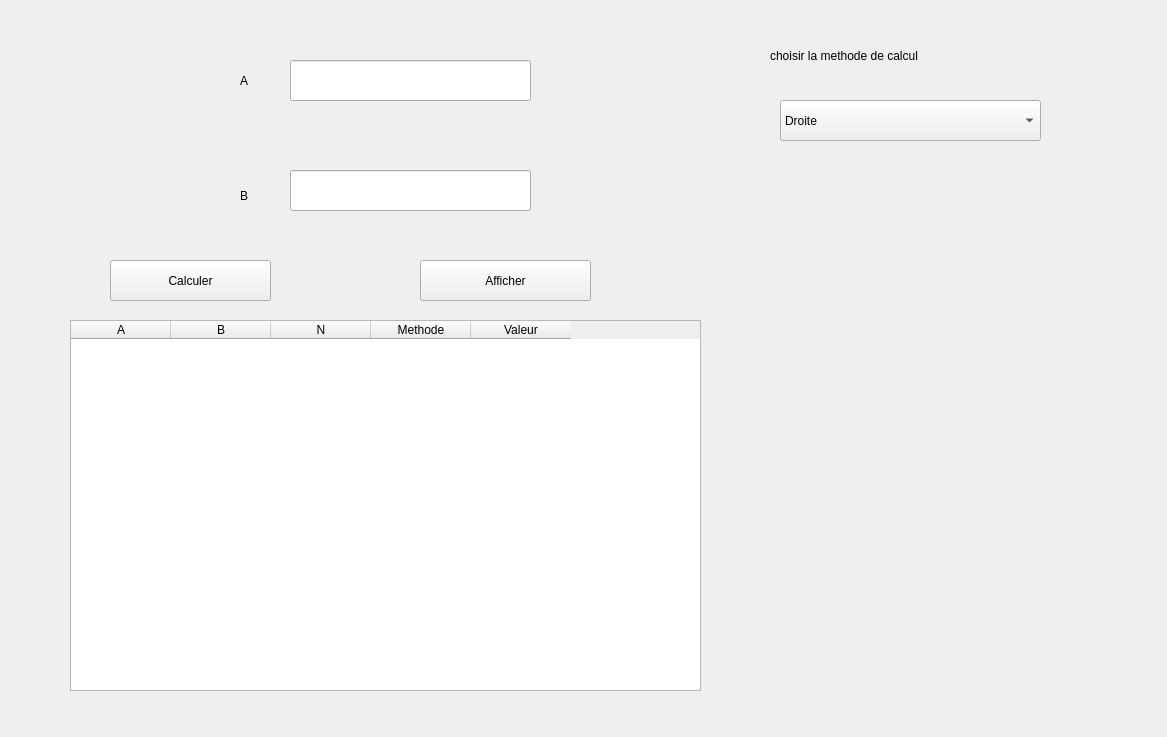
<?xml version="1.0" encoding="UTF-8"?>
<ui version="4.0">
 <class>Form</class>
 <widget class="QWidget" name="Form">
  <property name="geometry">
   <rect>
    <x>0</x>
    <y>0</y>
    <width>1167</width>
    <height>737</height>
   </rect>
  </property>
  <property name="windowTitle">
   <string>Form</string>
  </property>
  <widget class="QLineEdit" name="a">
   <property name="geometry">
    <rect>
     <x>290</x>
     <y>60</y>
     <width>241</width>
     <height>41</height>
    </rect>
   </property>
  </widget>
  <widget class="QLabel" name="label">
   <property name="geometry">
    <rect>
     <x>240</x>
     <y>60</y>
     <width>141</width>
     <height>41</height>
    </rect>
   </property>
   <property name="styleSheet">
    <string notr="true">font: 20pt &quot;MS Shell Dlg 2&quot;;</string>
   </property>
   <property name="text">
    <string>A</string>
   </property>
  </widget>
  <widget class="QLabel" name="label_2">
   <property name="geometry">
    <rect>
     <x>240</x>
     <y>180</y>
     <width>55</width>
     <height>31</height>
    </rect>
   </property>
   <property name="styleSheet">
    <string notr="true">font: 20pt &quot;MS Shell Dlg 2&quot;;</string>
   </property>
   <property name="text">
    <string>B</string>
   </property>
  </widget>
  <widget class="QLineEdit" name="b">
   <property name="geometry">
    <rect>
     <x>290</x>
     <y>170</y>
     <width>241</width>
     <height>41</height>
    </rect>
   </property>
  </widget>
  <widget class="QTableWidget" name="tw">
   <property name="geometry">
    <rect>
     <x>70</x>
     <y>320</y>
     <width>631</width>
     <height>371</height>
    </rect>
   </property>
   <column>
    <property name="text">
     <string>A</string>
    </property>
   </column>
   <column>
    <property name="text">
     <string>B</string>
    </property>
   </column>
   <column>
    <property name="text">
     <string>N</string>
    </property>
   </column>
   <column>
    <property name="text">
     <string>Methode</string>
    </property>
   </column>
   <column>
    <property name="text">
     <string>Valeur</string>
    </property>
   </column>
  </widget>
  <widget class="QPushButton" name="c">
   <property name="geometry">
    <rect>
     <x>110</x>
     <y>260</y>
     <width>161</width>
     <height>41</height>
    </rect>
   </property>
   <property name="text">
    <string>Calculer</string>
   </property>
  </widget>
  <widget class="QPushButton" name="aff">
   <property name="geometry">
    <rect>
     <x>420</x>
     <y>260</y>
     <width>171</width>
     <height>41</height>
    </rect>
   </property>
   <property name="text">
    <string>Afficher</string>
   </property>
  </widget>
  <widget class="QLabel" name="label_3">
   <property name="geometry">
    <rect>
     <x>770</x>
     <y>30</y>
     <width>311</width>
     <height>51</height>
    </rect>
   </property>
   <property name="styleSheet">
    <string notr="true">font: 75 14pt &quot;MS Shell Dlg 2&quot;;</string>
   </property>
   <property name="text">
    <string>choisir la methode de calcul</string>
   </property>
  </widget>
  <widget class="QComboBox" name="comboBox">
   <property name="geometry">
    <rect>
     <x>780</x>
     <y>100</y>
     <width>261</width>
     <height>41</height>
    </rect>
   </property>
   <item>
    <property name="text">
     <string>Droite</string>
    </property>
   </item>
   <item>
    <property name="text">
     <string>Gauche</string>
    </property>
   </item>
   <item>
    <property name="text">
     <string>Trapeze</string>
    </property>
   </item>
  </widget>
 </widget>
 <resources/>
 <connections/>
</ui>
